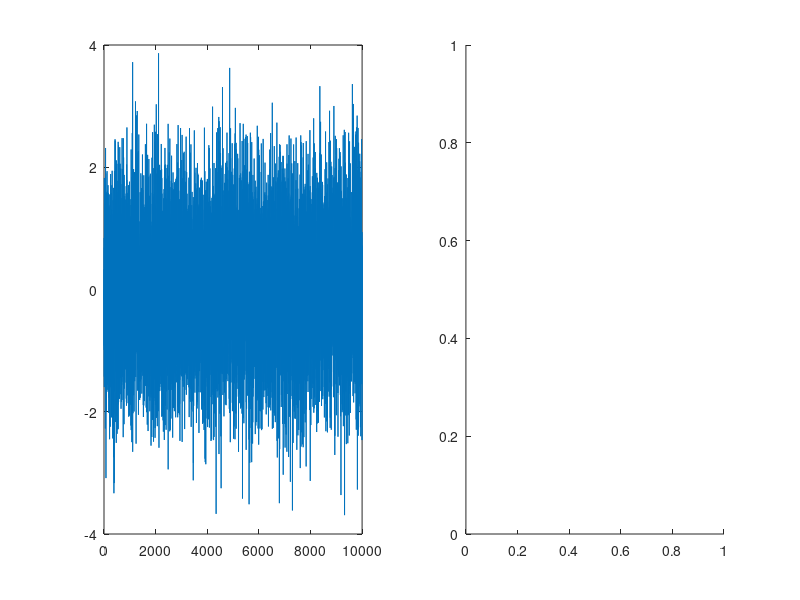

MATLAB code to generate this figure: (Note: this script raises an error after producing the figure.)
% Time series models -- intro
clc
clear
close all

Time = 1e4;
w = zeros(Time,1);
x = zeros(Time,1);

%% Model 1 (white noise only)
for i=2:Time
    w(i-1) = randn(1,1);
    % w(i-1) = unfrnd(-1,1);
    x(i) = w(i-1);
end

figure
subplot(1,2,1)
plot(x)
subplot(1,2,2)
autocorr(x)

%% Model 2 (moving average)
for i=2:Time
    w(i) = randn(1,1);
    % w(i) = unfrnd(-1,1);
    x(i) = w(i) + 20*w(i-1);
end

figure
subplot(1,2,1)
plot(x)
subplot(1,2,2)
autocorr(x)


%% Model 3 (auto regression)
for i=2:Time
    w(i) = randn(1,1);
    % w(i) = unfrnd(-1,1);
    x(i) = w(i) + 0.3*x(i-1);
end

figure
subplot(1,2,1)
plot(x)
subplot(1,2,2)
autocorr(x)